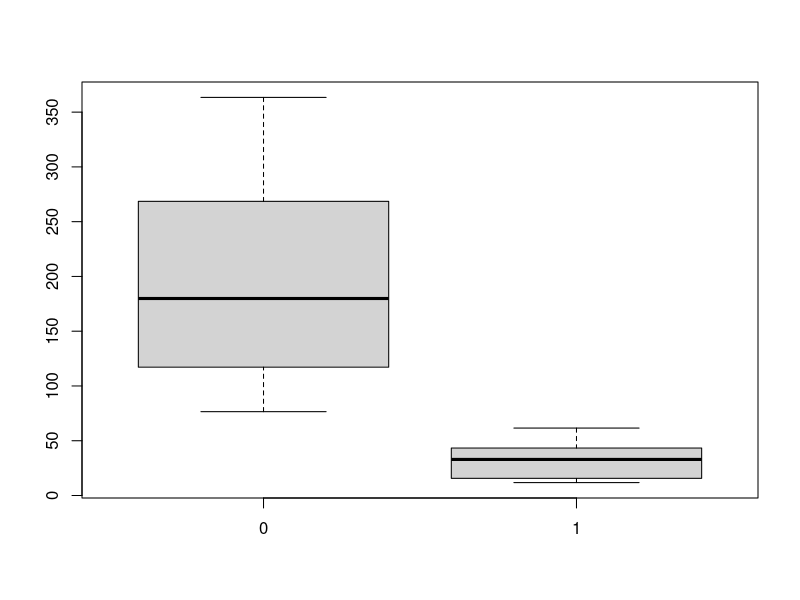
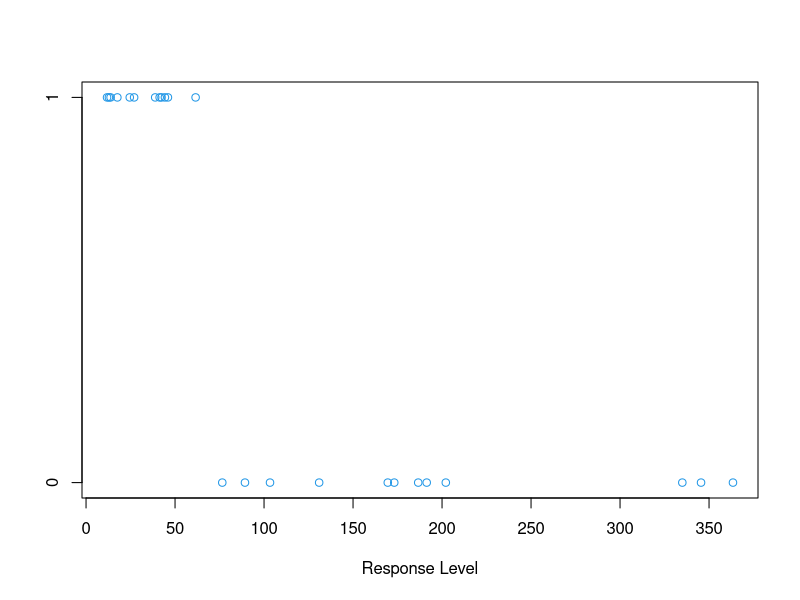
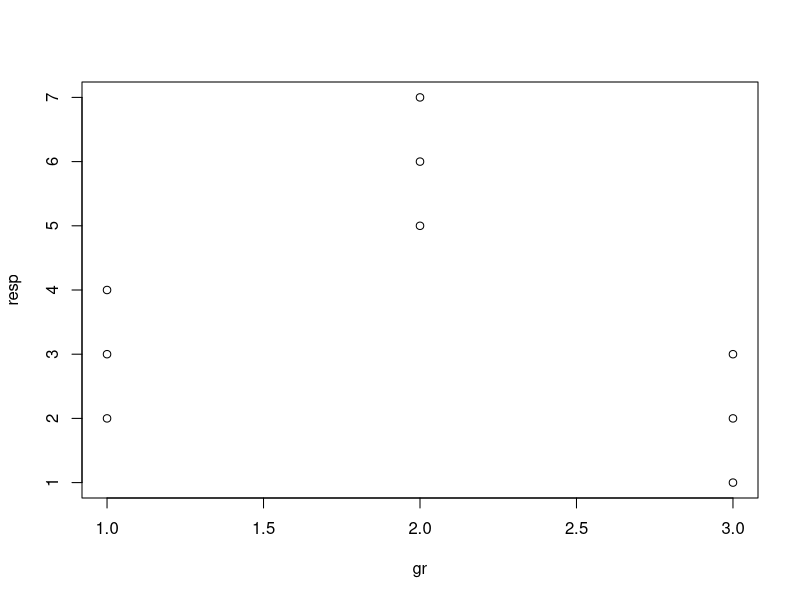
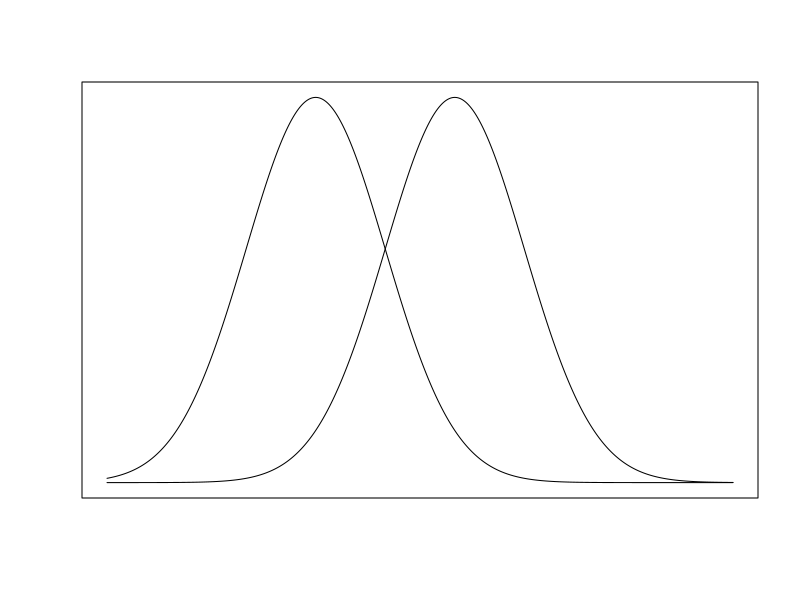
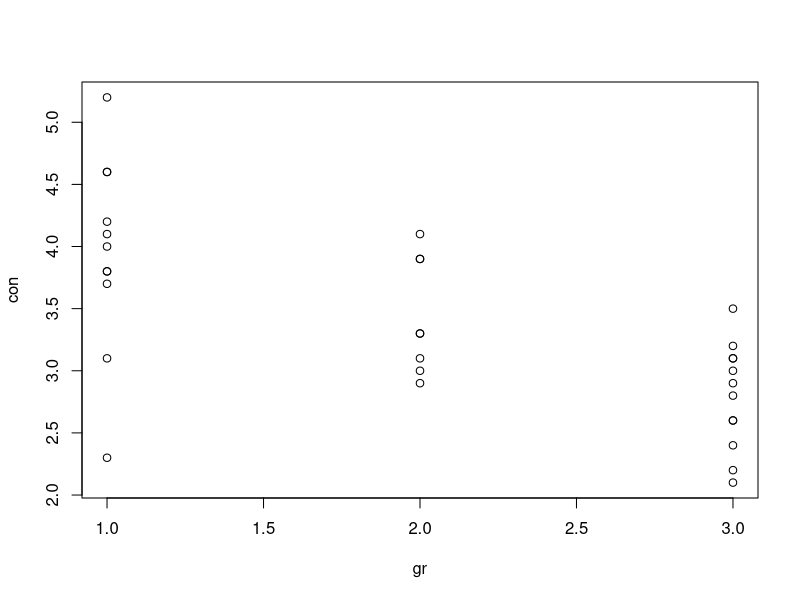
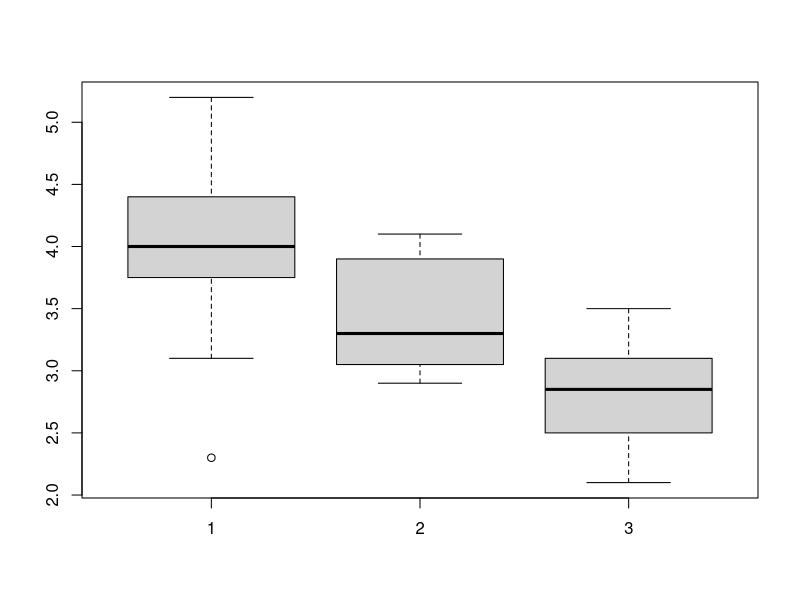
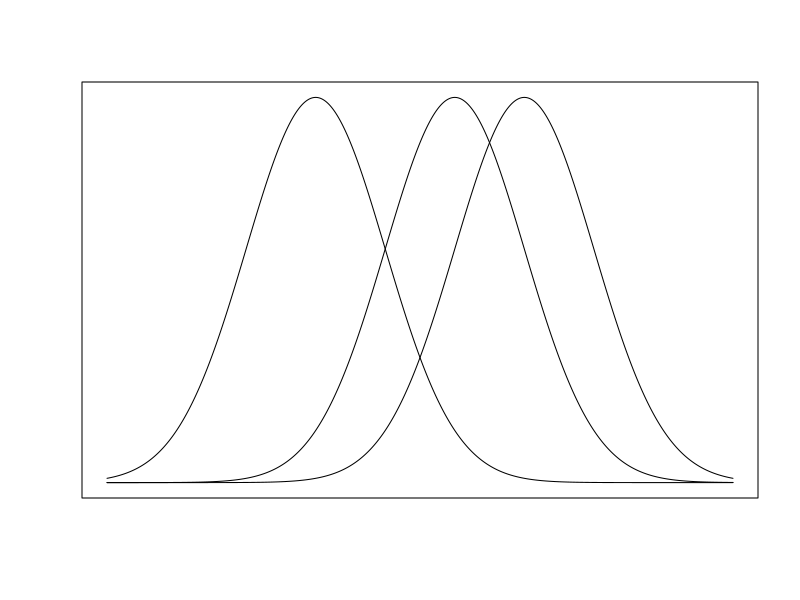

The R source for these figures, in order:
################################################################
# >eR-BioStat                                                  #
#                                                              #
# GLM                                                          # 
# CAHPTER 1                                                    #
# ANOVA and Linear regression                                  #
#                                                              #
# 2018                                                         #
# Ziv Shkedy &  Fetene Tekle                                   #
################################################################

####################################################
# Example 1: pharmacutical exp.                    #
####################################################

dist<-c(186.6145,103.3529,191.3850,334.9845,89.2831,
        345.5070,169.5161,173.1491,130.9634,363.4392,
        76.5340,202.1145,12.8458,44.3092,41.3581,24.5560,
        61.5525,38.8464,27.0107,45.9960,13.7927,42.4009,17.5861,
        11.7937)
gr<-c(rep(0,12),rep(1,12))
boxplot(split(dist,gr))
tapply(dist,as.factor(gr),mean)
tapply(dist,as.factor(gr),median)
stripchart(dist ~ gr, pch=1, xlab="Response Level", col=4)#ger
fit.2<-aov(dist~as.factor(gr))
summary(fit.2)# Anlysis of example 1#

##########################
#simple example          #
##########################

resp<-c(2,3,4,5,6,7,1,2,3)
gr<-c(1,1,1,2,2,2,3,3,3)
data.frame(resp,gr)

plot(gr,resp)
fit.1<-aov(resp~as.factor(gr))
summary(fit.1)

x<-seq(from=-3,to=6,length=1000)
dx1<-dnorm(x,0,1)
dx2<-dnorm(x,2,1)
plot(x,dx1,type="l",xaxt="n",xlab=" ",ylab=" ",yaxt="n")
lines(x,dx2,lty=1)
####################################################
# Example 2:  phosphate concentraion               #
####################################################

con<-c(2.3,4.1,4.2,4.0,4.6,4.6,3.8,5.2,3.1,3.7,3.8,
       3.0,4.1,3.9,3.1,3.3,2.9,3.3,3.9,
       3.0,2.6,3.1,2.2,2.1,2.4,2.8,3.5,2.9,2.6,3.1,3.2)
gr<-c(rep(1,11),rep(2,8),rep(3,12))
plot(gr,con)
boxplot(split(con,gr))

fit.1<-aov(con~as.factor(gr))
summary(fit.1)

x<-seq(from=-3,to=6,length=1000)
dx1<-dnorm(x,0,1)
dx2<-dnorm(x,2,1)
dx3<-dnorm(x,3,1)
plot(x,dx1,type="l",xaxt="n",xlab=" ",ylab=" ",yaxt="n")
lines(x,dx2,lty=1)
lines(x,dx3,lty=1)


#########################################################
# END OF CHAPTER 1                                      #
#########################################################
